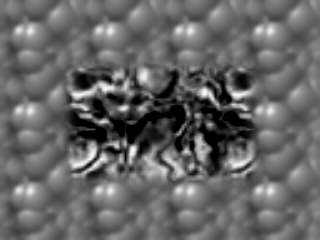
%> input picture figs/opticalFlow/TestSeq/Shift0.png, 320 x 240 px
$ octave playground2.m   (GNU Octave 9; MATLAB toolbox functions it lacks are replaced by stand-ins)
%> lines starting %> are read from the running program, lines starting %| are printed output that depends on the picture
### scripts/myOpticalFlow/computeDPhiData.m
function dPhi_data = computeDPhiData( ...
  prev_du, prev_dv, Ix, Iy, Iz, Ixx, Ixy, Ixz, Iyy, Iyz, rho, epsilon )
arg = (Iz+Ix.^prev_du +Iy.^prev_dv).^2 + ...
  rho*( (Ixz + Ixx.*prev_du + Ixy.*prev_dv).^2 + (Iyz + Ixy.*prev_du + Iyy.*prev_dv).^2 );
dPhi_data = 1./ (2*sqrt(epsilon^2 + arg));
end

### scripts/myOpticalFlow/computeDPhiSmooth.m
function dPhi_smooth = computeDPhiSmooth(u,v,du, dv, epsilon)
[ux, uy] = gradient(u+du);
[vx, vy] = gradient(v+dv);
arg = ux.^2 + uy.^2 + vx.^2 + vy.^2;
dPhi_smooth = 1./(2*sqrt(arg+ epsilon^2));
end

### scripts/utils/warpBW.m
function warpedI2 = warpBW(I2, u, v)
% I2(x+u, y+v) = warpedI2(x,y)
% uses bicubic interpolation
  [m,n] = size(I2);
  [X,Y] = meshgrid(1:n, 1:m);

  u1 = u;
  u1(isnan(u)) = 0;
  v1 = v;
  v1(isnan(v)) = 0;

  xnew = X + u1;
  ynew = Y + v1;
  xnew(xnew < 1) = 1;
  xnew(xnew > n) = n;
  ynew(ynew < 1) = 1;
  ynew(ynew > m) = m;

  warpedI2 = interp2(X,Y,I2, xnew, ynew, 'bilinear');
  warpedI2(isnan(u) | isnan(v)) = nan;
end

### scripts/myOpticalFlow/setPaths.m
addpath('/Local/Users/hjsong/Playground/dip_matlab/scripts/utils');
addpath('/Local/Users/hjsong/Playground/dip_matlab/figs/mammo');
addpath('/Local/Users/hjsong/Playground/dip_matlab/figs/opticalFlow');

### scripts/myOpticalFlow/playground2.m
%playground
run('setPaths.m');

%% Load im1 and im2
fname1 = '/Local/Users/hjsong/Playground/dip_matlab/figs/opticalFlow/TestSeq/Shift0.png';
fname2 = '/Local/Users/hjsong/Playground/dip_matlab/figs/opticalFlow/TestSeq/ShiftR40.png';
im1 = im2double(imread(fname1));
%> im1: size 240x320 double; min 0, max 0.992, mean 0.399
im2 = im2double(imread(fname2));
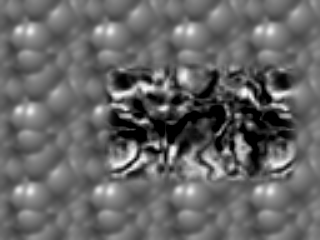
%> input picture figs/opticalFlow/TestSeq/ShiftR40.png, 320 x 240 px
%> im2: size 240x320 double; min 0, max 0.992, mean 0.399; mean of the top-left, top-right, bottom-left and bottom-right quarters 0.422, 0.384, 0.409, 0.381

%% Experiment1: Simple x-translation
im1 = zeros(100,200);
im2 = zeros(100,200);
im1(:, 100:150)=1;
im2(:, 120:170)=1; %shift by 20

[m,n] = size(im1);
u = zeros(m,n); v = zeros(m,n);
u(:, 100:150)=20;

w = warpBW(im2, u, v);
figure;
subplot(2,2,1); spy(im1); title('im1');
subplot(2,2,2); spy(im2); title('im2');
subplot(2,2,3); spy(u); title('u');
subplot(2,2,4) ;spy(w); title('warped');
%> after `title('warped')`:
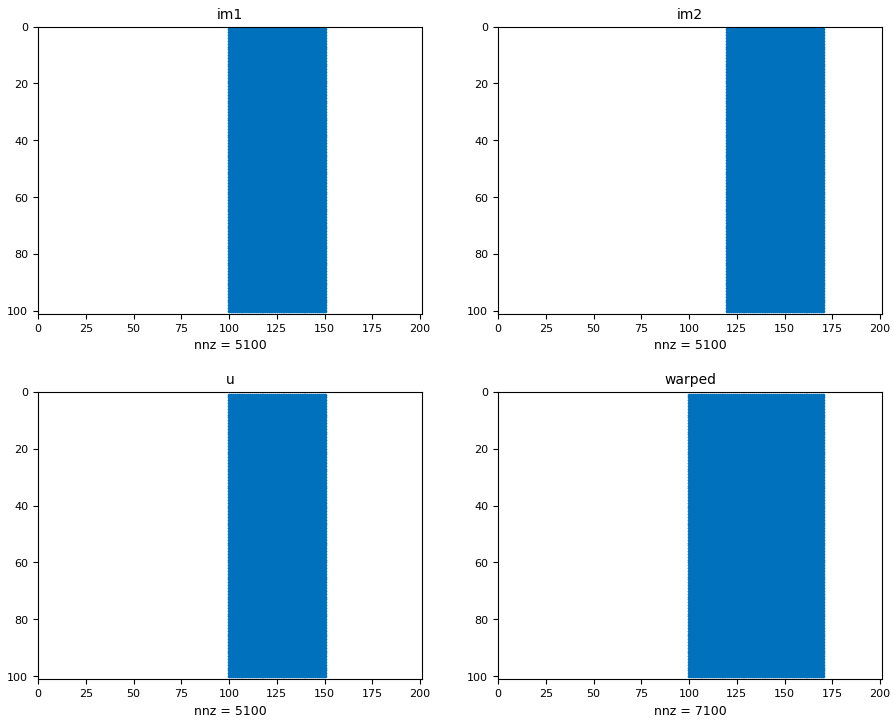
%> figure redrawn from the program's plot data, 4 panels

%% compare two ways of computing Iyz
%1. Iyz = Dy(Iz) where Iz = warpedI2 - I1
Iz = w-im1;
[Ixz, Iyz_1] = gradient(Iz);

%2. Iyz = Dy(warpedI2) - Dy(I1);
[I1x, I1y] = gradient(im1);
[Wx, Wy] = gradient(w);
Iyz_2 = I1y - Wy;

figure; imshowpair(Iyz_1, Iyz_2, 'montage');title('Iyz_1, Iyz_2');


%% Naive test on dPhi computations
prev_du = zeros(m,n);
prev_dv = zeros(m,n);
rho = 0;
epsilon = 0.001;
[Ix,Iy] = gradient(w);
Iz = w-im1;
[Ixx, Iyx] = gradient(Ix);
[Ixy, Iyy] = gradient(Iy);
[Ixz, Iyz] = gradient(Iz);

dPhi_data = computeDPhiData( ...
  prev_du, prev_dv, Ix, Iy, Iz, Ixx, Ixy, Ixz, Iyy, Iyz, rho, epsilon );

dPhi_smooth = computeDPhiSmooth(u,v, epsilon);
%> the run ends on the next line
